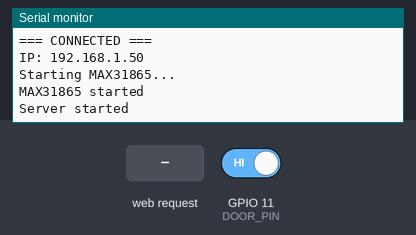
The sketch below on a simulated ESP32-S3. Parts: the last lines printed to the serial monitor. The inputs (shaded band) are chosen by the test bench; at power-on: GPIO 11 (DOOR_PIN) HIGH. WiFi joins after 1.5 s; servers stay silent unless stated.

Above: at 3.7 s.
3.8 s: HTTP request GET /INFO received
At 5.0 s:
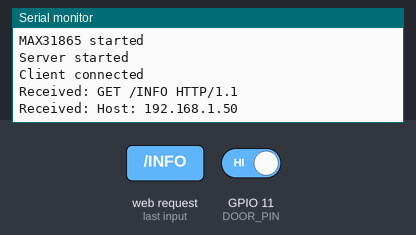
5.3 s: HTTP request GET /PING received
At 6.4 s:
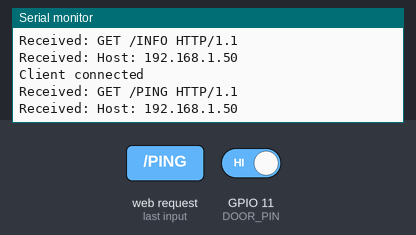
6.8 s: HTTP request GET /STATUS received
At 7.5 s:
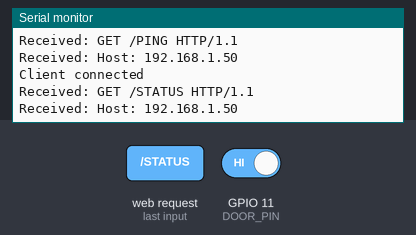
8.3 s: HTTP request GET /HEADER received
At 8.7 s:
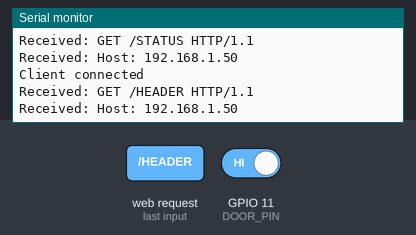
9.8 s: HTTP request GET /READ received
At 11.0 s:
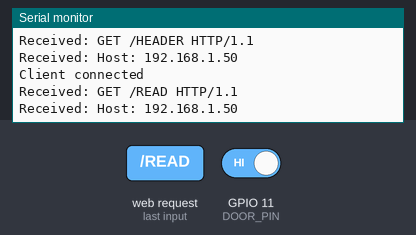
11.3 s: HTTP request GET /START received
At 12.1 s:
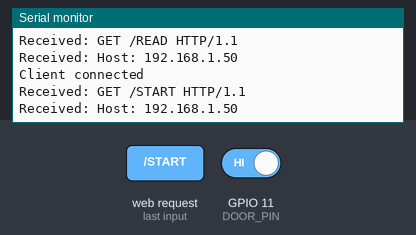

The sketch:

bb_esp32_door_temp_node_v1.ino
```cpp
// Bard Box Node
// UID: bb-0004
// Function: Temperature (RTD) + Door State + Alarm
// Transport: WiFi TCP (port 1234)
// Protocol: Bard Box Node v1

#include <WiFi.h>
#include <Adafruit_MAX31865.h>
#include "secrets.h"

const char* WIFI_SSID = WIFI_SSID_VALUE;
const char* WIFI_PASS = WIFI_PASS_VALUE;

#define DEVICE_UID "bb-0004"
#define FW_VERSION "1.0"

#define MAX_CS 10
#define DOOR_PIN 11

#define RNOMINAL 1000.0
#define RREF 4300.0

const int REQUIRED_CONSECUTIVE = 3;
const unsigned long DOOR_ALARM_DELAY_MS = 10000;
const unsigned long SAMPLE_INTERVAL_MS = 30000;

Adafruit_MAX31865 thermo = Adafruit_MAX31865(MAX_CS);

WiFiServer server(1234);
WiFiClient client;

bool running = false;
unsigned long lastSample = 0;

// Door state
int openCount = 0;
int closedCount = 0;
bool stableDoorOpen = false;
unsigned long doorOpenedAt = 0;
bool doorAlarm = false;

void updateDoorState() {
  bool rawOpen = (digitalRead(DOOR_PIN) == LOW);  // open = LOW, closed = HIGH

  if (rawOpen) {
    openCount++;
    closedCount = 0;
  } else {
    closedCount++;
    openCount = 0;
  }

  bool previousStableDoorOpen = stableDoorOpen;

  if (openCount >= REQUIRED_CONSECUTIVE) {
    stableDoorOpen = true;
  }

  if (closedCount >= REQUIRED_CONSECUTIVE) {
    stableDoorOpen = false;
  }

  if (!previousStableDoorOpen && stableDoorOpen) {
    doorOpenedAt = millis();
    doorAlarm = false;
  }

  if (previousStableDoorOpen && !stableDoorOpen) {
    doorOpenedAt = 0;
    doorAlarm = false;
  }

  if (stableDoorOpen && doorOpenedAt != 0 && (millis() - doorOpenedAt >= DOOR_ALARM_DELAY_MS)) {
    doorAlarm = true;
  }
}

void sendHeader(WiFiClient& c) {
  c.println("HDR,v1,temp_c,door_open,door_alarm");
}

void sendInfo(WiFiClient& c) {
  c.print("OK INFO uid=");
  c.print(DEVICE_UID);
  c.print(" fw=");
  c.print(FW_VERSION);
  c.println(" sensors=RTD,DOOR");
}

void sendStatus(WiFiClient& c) {
  c.print("OK STATUS ");
  c.println(running ? "RUNNING" : "STOPPED");
}

bool sendSample(WiFiClient& c) {
  updateDoorState();

  float temperature = thermo.temperature(RNOMINAL, RREF);
  uint8_t fault = thermo.readFault();

  if (fault) {
    thermo.clearFault();
    c.println("ERR SENSOR_FAIL");
    return false;
  }

  c.print("DAT,");
  c.print(temperature, 3);
  c.print(",");
  c.print(stableDoorOpen ? 1 : 0);
  c.print(",");
  c.println(doorAlarm ? 1 : 0);

  return true;
}

String readCommand(WiFiClient& c) {
  String cmd = "";

  while (c.available()) {
    char ch = c.read();
    if (ch == '\r') continue;
    if (ch == '\n') break;
    cmd += ch;
  }

  cmd.trim();
  return cmd;
}

void handleCommand(String cmd, WiFiClient& c) {
  if (cmd.length() == 0) return;

  Serial.print("Received: ");
  Serial.println(cmd);

  if (cmd == "INFO") {
    sendInfo(c);
  }
  else if (cmd == "PING") {
    c.println("PONG");
  }
  else if (cmd == "STATUS") {
    sendStatus(c);
  }
  else if (cmd == "HEADER") {
    sendHeader(c);
  }
  else if (cmd == "READ") {
    sendSample(c);
  }
  else if (cmd == "START") {
    running = true;
    lastSample = 0;
    c.println("OK START");
    sendHeader(c);
  }
  else if (cmd == "STOP") {
    running = false;
    c.println("OK STOP");
  }
  else {
    c.println("ERR UNKNOWN_CMD");
  }
}

void setup() {
  Serial.begin(115200);
  delay(1000);

  Serial.println("=== WiFi + MAX31865 + Door Start ===");

  pinMode(DOOR_PIN, INPUT_PULLUP);

  WiFi.mode(WIFI_STA);
  WiFi.begin(WIFI_SSID, WIFI_PASS);

  Serial.print("Connecting to WiFi");

  int attempts = 0;
  while (WiFi.status() != WL_CONNECTED && attempts < 40) {
    delay(500);
    Serial.print(".");
    attempts++;
  }

  Serial.println();

  if (WiFi.status() != WL_CONNECTED) {
    Serial.print("WiFi FAILED, status = ");
    Serial.println(WiFi.status());
    return;
  }

  Serial.println("=== CONNECTED ===");
  Serial.print("IP: ");
  Serial.println(WiFi.localIP());

  Serial.println("Starting MAX31865...");
  thermo.begin(MAX31865_2WIRE);
  Serial.println("MAX31865 started");

  server.begin();
  server.setNoDelay(true);
  Serial.println("Server started");


}

void loop() {
  updateDoorState();

  WiFiClient newClient = server.available();
  if (newClient) {
    if (client && client.connected()) {
      client.stop();
    }
    client = newClient;
    client.setTimeout(50);
    Serial.println("Client connected");
  }

  if (client && !client.connected()) {
    client.stop();
    running = false;
  }

  if (client && client.connected() && client.available()) {
    String cmd = readCommand(client);
    handleCommand(cmd, client);
  }

  if (running && client && client.connected() && millis() - lastSample >= SAMPLE_INTERVAL_MS) {
    lastSample = millis();
    sendSample(client);
  }
}
```

secrets.example.h
```cpp
#pragma once

#define WIFI_SSID_VALUE "YOUR_WIFI_SSID"
#define WIFI_PASS_VALUE "YOUR_WIFI_PASSWORD"
```

Measured:
- after the input at 3.8 s, the serial monitor: prints a new line at once (image 1)
- after the input at 5.3 s, the serial monitor: prints a new line at once (image 2)
- after the input at 6.8 s, the serial monitor: prints a new line at once (image 3)
- after the input at 8.3 s, the serial monitor: prints a new line at once (image 4)
- after the input at 9.8 s, the serial monitor: prints a new line at once (image 5)
- after the input at 11.3 s, the serial monitor: prints a new line at once (image 6)
